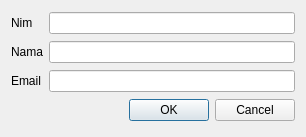
<?xml version="1.0" encoding="UTF-8"?>
<ui version="4.0">
 <class>InputDataDialog</class>
 <widget class="QDialog" name="InputDataDialog">
  <property name="geometry">
   <rect>
    <x>0</x>
    <y>0</y>
    <width>306</width>
    <height>137</height>
   </rect>
  </property>
  <property name="minimumSize">
   <size>
    <width>306</width>
    <height>112</height>
   </size>
  </property>
  <property name="windowTitle">
   <string>Dialog</string>
  </property>
  <layout class="QGridLayout" name="gridLayout">
   <item row="0" column="0">
    <widget class="QLabel" name="label_3">
     <property name="text">
      <string>Nim</string>
     </property>
    </widget>
   </item>
   <item row="0" column="1">
    <widget class="QLineEdit" name="lineEditNim"/>
   </item>
   <item row="1" column="0">
    <widget class="QLabel" name="label">
     <property name="text">
      <string>Nama</string>
     </property>
    </widget>
   </item>
   <item row="1" column="1">
    <widget class="QLineEdit" name="lineEditNama"/>
   </item>
   <item row="2" column="0">
    <widget class="QLabel" name="label_2">
     <property name="text">
      <string>Email</string>
     </property>
    </widget>
   </item>
   <item row="2" column="1">
    <widget class="QLineEdit" name="lineEditEmail"/>
   </item>
   <item row="3" column="0" colspan="2">
    <widget class="QDialogButtonBox" name="buttonBox">
     <property name="orientation">
      <enum>Qt::Horizontal</enum>
     </property>
     <property name="standardButtons">
      <set>QDialogButtonBox::Cancel|QDialogButtonBox::Ok</set>
     </property>
    </widget>
   </item>
  </layout>
 </widget>
 <resources/>
 <connections>
  <connection>
   <sender>buttonBox</sender>
   <signal>accepted()</signal>
   <receiver>InputDataDialog</receiver>
   <slot>accept()</slot>
   <hints>
    <hint type="sourcelabel">
     <x>248</x>
     <y>254</y>
    </hint>
    <hint type="destinationlabel">
     <x>157</x>
     <y>274</y>
    </hint>
   </hints>
  </connection>
  <connection>
   <sender>buttonBox</sender>
   <signal>rejected()</signal>
   <receiver>InputDataDialog</receiver>
   <slot>reject()</slot>
   <hints>
    <hint type="sourcelabel">
     <x>316</x>
     <y>260</y>
    </hint>
    <hint type="destinationlabel">
     <x>286</x>
     <y>274</y>
    </hint>
   </hints>
  </connection>
 </connections>
</ui>
